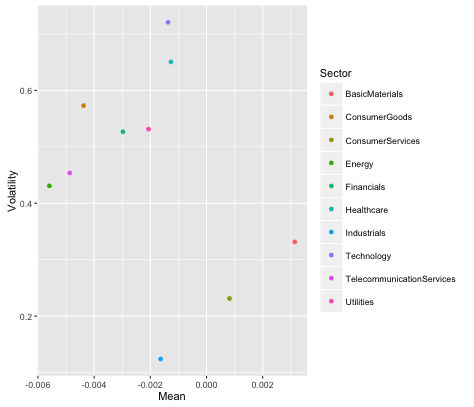

Reproduce this figure in R.
# clear variables and close windows
rm(list = ls(all = TRUE))
graphics.off()

# install and load packages and function
libraries = c("ggplot2")
lapply(libraries, function(x) if (!(x %in% installed.packages())) {
    install.packages(x)
})
lapply(libraries, library, quietly = TRUE, character.only = TRUE)
logreturnsector = read.csv("logreturnsector.csv", header = TRUE)

# plot
sdvsmedian = ggplot(logreturnsector, aes(x = Mean, y = SD, color = Sector))
sdvsmedian + geom_point() + xlab("Mean") + ylab("Volatility")
